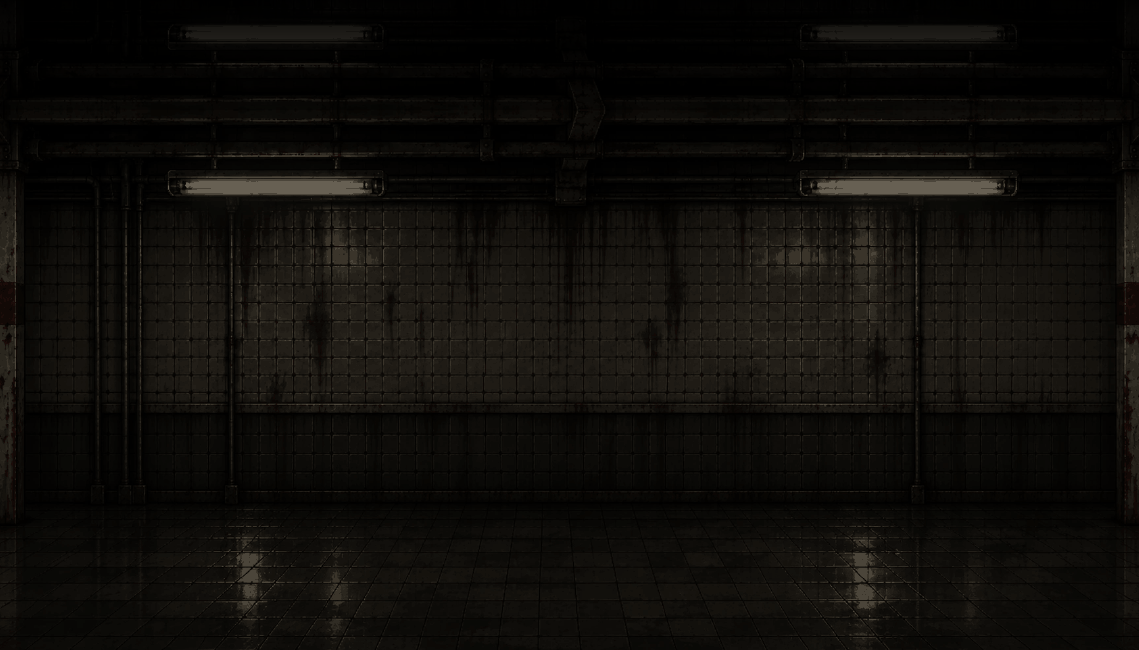
#> input picture Assets/Art/Cenario3/Objetos/parede_saguao.png, 1139 x 650 px
$ python profundidade.py
#> lines starting #> are read from the running program, lines starting #| are printed output that depends on the picture; after the words box and inside, x2 and y2 are one past the last pixel; in counts of white or black regions, pixels touching at a corner belong together
"""Peças de profundidade do Cenário 3 (grade de 58 px, paleta escura da estação):
- portao_vao.png: o corredor de azulejos atrás da grade do portão (antes era um degradê preto que não era de lugar nenhum).
- porta_sombra.png: a sombra que o batente da porta da administração projeta na parede e no chão (porta recuada).
Uso: python Ferramentas/Cenario3/profundidade.py"""
import os
import numpy as np
from PIL import Image

AQUI = os.path.dirname(os.path.abspath(__file__))
OBJ = os.path.join(os.path.dirname(os.path.dirname(AQUI)), "Assets", "Art", "Cenario3", "Objetos")
ESCURO, PISO, BORDA = np.array([9, 9, 10]), np.array([34, 31, 28]), np.array([58, 52, 45])


def vao(w=136, h=236):
    """Corredor visto de frente: preto em cima, chão de ladrilho sumindo no fundo, batente interno claro à esquerda
    (a luz da plataforma entra pela esquerda) e escuro à direita."""
    a = np.zeros((h, w, 4), np.uint8)
    a[..., :3] = ESCURO
    a[..., 3] = 255
    piso0 = int(h * 0.8)
    for y in range(piso0, h):                      # chão: clareia para perto, com juntas de ladrilho
        k = (y - piso0) / (h - piso0)
        cor = ESCURO + (PISO - ESCURO) * k
        a[y, :, :3] = cor
        if (y - piso0) % 6 == 5:
            a[y, :, :3] = cor * 0.7
    for x in range(0, w, 11):
        a[piso0:, x, :3] = a[piso0:, x, :3] * 0.75
    a[:, :6, :3] = BORDA * 0.8                     # batente interno (espessura da parede)
    a[:, 6:8, :3] = BORDA * 0.45
    a[:, -5:, :3] = ESCURO * 0.6
    a[:8, :, :3] = ESCURO * 0.5                    # verga
    return a


SAGUAO = os.path.join(OBJ, "parede_saguao.png")


def corredor(w=136, h=236, x0=430):
    """O que se vê por um vão aberto: o mesmo prédio, um corredor de azulejos indo para o escuro. Recorta a parede do
    saguão (arte do usuário, mesma grade) na altura certa (chão do vão = chão do saguão, linha 545), escurece para o fundo
    e para cima e põe a espessura da parede nas bordas."""
#> called with w = 136, h = 236, x0 = 430
    s = np.array(Image.open(SAGUAO).convert("RGB")).astype(np.float32)
    pe = 545
    rec = s[pe - h:pe, x0:x0 + w].copy()
    yy, xx = np.mgrid[0:h, 0:w]
    meio = 1 - np.abs(xx - w / 2) / (w / 2)                       # o fundo do corredor fica no meio
    fundo = 1 - meio * 0.45
    alto = 0.6 + 0.4 * (yy / h)                                   # o teto do corredor some no escuro
    rec *= (fundo * alto)[..., None] * 1.15
    piso = int(h * 0.86)
    rec[piso:, :] = s[pe - 4:pe - 4 + (h - piso), x0:x0 + w] * 1.0   # o chão do saguão continua para dentro
    rec[:, :6] = BORDA * 0.8                                      # espessura da parede (luz de fora à esquerda)
    rec[:, 6:8] = BORDA * 0.45
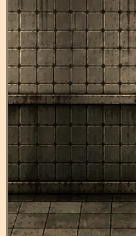
#> rec: shape (236, 136, 3) float32; mean R, G, B 13.9, 12.3, 9.5; drawn with min black and max white
    rec[:, -5:] = ESCURO * 0.6
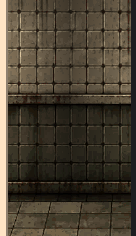
#> rec: shape (236, 136, 3) float32; 3.68% of pixels changed, all inside (x1, y1, x2, y2) = (131, 0, 136, 236); drawn with min black and max white
    rec[:6] = ESCURO * 0.5                                        # verga
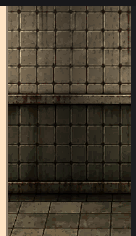
#> rec: shape (236, 136, 3) float32; 2.54% of pixels changed, all inside (x1, y1, x2, y2) = (0, 0, 136, 6); drawn with min black and max white
    return np.dstack([rec.clip(0, 255), np.full((h, w), 255)]).astype(np.uint8)
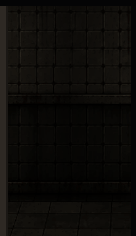
#> returned value: shape (236, 136, 4); mean of channels 0, 1, 2, 3 12.9, 11.3, 8.9, 255; drawn as R, G, B


def sombra(w=171, h=300, dx=10, dy=8):
    """Recorte do batente (155x288) deslocado para a direita e para baixo, em preto translúcido, com borda suave."""
#> called with w = 171, h = 300, dx = 10, dy = 8
    a = np.zeros((h, w, 4), np.uint8)
#> a: shape (300, 171, 4); every value is 0
    a[dy:dy + 288 - 4, dx:dx + 155, 3] = 120
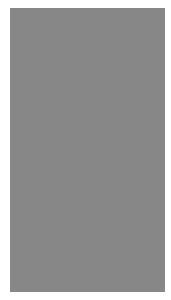
#> a: shape (300, 171, 4); mean of channels 0, 1, 2, 3 0, 0, 0, 103; transparent parts drawn white
    for i in range(4):                             # borda de 4 px mais fraca
        al = 30 * (i + 1)
        a[dy + i, dx + i:dx + 155 - i, 3] = np.minimum(a[dy + i, dx + i:dx + 155 - i, 3], al)
        a[dy:dy + 284, dx + 155 - 1 - i, 3] = np.minimum(a[dy:dy + 284, dx + 155 - 1 - i, 3], al)
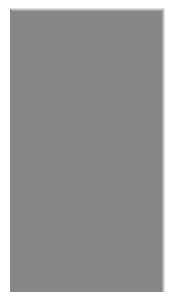
#> a: shape (300, 171, 4); 2.54% of pixels changed, all inside (x1, y1, x2, y2) = (10, 8, 165, 292); transparent parts drawn white
    a[-12:, :, 3] = np.linspace(110, 0, 12, dtype=np.uint8)[:, None]  # mancha no chão, na frente
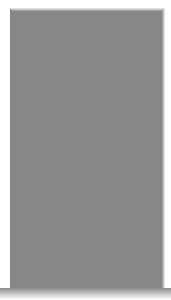
#> a: shape (300, 171, 4); 3.66% of pixels changed, all inside (x1, y1, x2, y2) = (0, 288, 171, 299); transparent parts drawn white
    return a


if __name__ == "__main__":
    for nome, img in (("portao_vao", corredor()), ("porta_sombra", sombra())):
        assert img[..., 3].any()
        Image.fromarray(img, "RGBA").save(os.path.join(OBJ, nome + ".png"))
        print(nome, img.shape)
#| portao_vao (236, 136, 4)
